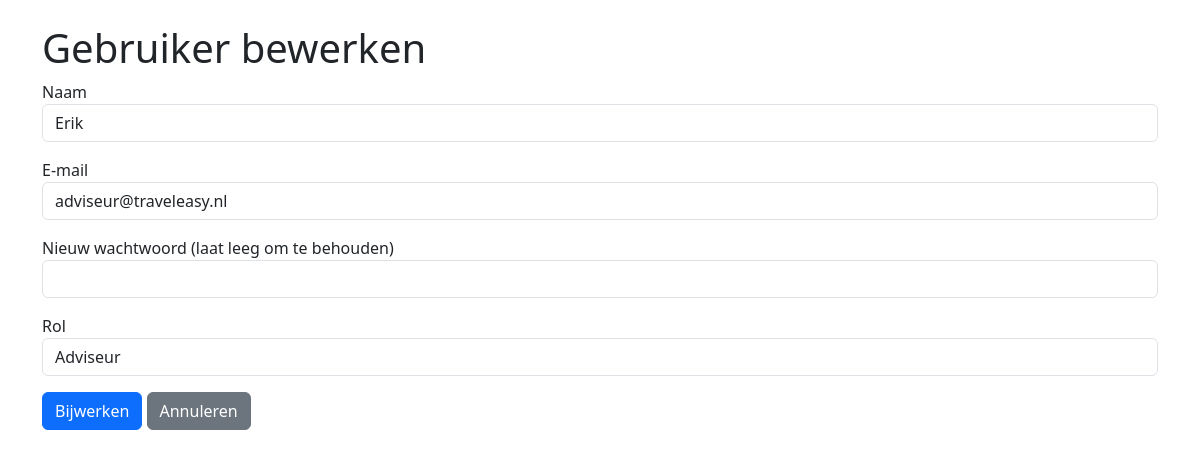
The app's page /users/edit/4 (signed in) with its own data.
### tables this page shows
CREATE TABLE users (
    id INT AUTO_INCREMENT PRIMARY KEY,
    name VARCHAR(100) NOT NULL,
    email VARCHAR(100) NOT NULL UNIQUE,
    password_hash VARCHAR(255) NOT NULL,
    role_id INT NOT NULL,
    created_at TIMESTAMP DEFAULT CURRENT_TIMESTAMP,
    FOREIGN KEY (role_id) REFERENCES roles(id) ON DELETE RESTRICT
);

CREATE TABLE roles (
    id INT AUTO_INCREMENT PRIMARY KEY,
    name VARCHAR(50) NOT NULL UNIQUE
);

### app/Controllers/UserController.php (called while the page is built, shortened)
<?php
require_once __DIR__ . '/../Models/User.php';
class UserController
{
    private $userModel;
    private $pdo;
    public function __construct($pdo)
    {
        $this->pdo = $pdo;
        $this->userModel = new User($pdo);
    }
    public function edit($id)
    {
        $user = $this->userModel->findById($id);
        try {
            $stmt = $this->pdo->query("SELECT id, name FROM roles");
            $roles = $stmt->fetchAll(PDO::FETCH_ASSOC);
        } catch (PDOException $e) {
            error_log("Roles ophalen mislukt: " . $e->getMessage());
            $roles = [];
        }
        require PROJECT_ROOT . 'Views' . DIRECTORY_SEPARATOR . 'users' . DIRECTORY_SEPARATOR . 'edit.php';
    }
}

### public/index.php (called while the page is built, shortened)
<?php
require_once PROJECT_ROOT . 'config' . DIRECTORY_SEPARATOR . 'web.php';

### app/Models/User.php (called while the page is built, shortened)
<?php
class User
{
    private $pdo;
    public function __construct($pdo)
    {
        $this->pdo = $pdo;
    }
    public function findById($id)
    {
        try {
            $stmt = $this->pdo->prepare("SELECT * FROM users WHERE id = :id");
            $stmt->execute(['id' => $id]);
            return $stmt->fetch(PDO::FETCH_ASSOC);
        } catch (PDOException $e) {
            error_log("User::findById error: " . $e->getMessage());
            return false;
        }
    }
}

### Views/users/edit.php (the view, shortened to what this page needs)
<!DOCTYPE html>
<html>
<head>
    <link href="https://cdn.jsdelivr.net/npm/bootstrap@5.3.0/dist/css/bootstrap.min.css" rel="stylesheet">
</head>
<body>
<div class="container mt-4">
    <h1>Gebruiker bewerken</h1>
    <form method="POST" action="/users/edit/<?= $user['id'] ?>">
        <div class="mb-3"><label>Naam</label><input type="text" name="name" class="form-control" value="<?= $_SESSION['old_input']['name'] ?? $user['name'] ?>" required></div>
        <div class="mb-3"><label>E-mail</label><input type="email" name="email" class="form-control" value="<?= $_SESSION['old_input']['email'] ?? $user['email'] ?>" required></div>
        <div class="mb-3"><label>Nieuw wachtwoord (laat leeg om te behouden)</label><input type="password" name="password" class="form-control"></div>
        <div class="mb-3"><label>Rol</label><select name="role_id" class="form-control" required>
            <?php foreach ($roles as $role): ?>
                <option value="<?= $role['id'] ?>" <?= ($role['id'] == $user['role_id']) ? 'selected' : '' ?>><?= htmlspecialchars($role['name']) ?></option>
            <?php endforeach; ?>
        </select></div>
        <button type="submit" class="btn btn-primary">Bijwerken</button>
        <a href="/users" class="btn btn-secondary">Annuleren</a>
    </form>
</div>
</body>
</html>

### records on screen
users: name "Erik", email "adviseur@traveleasy.nl", role_id "Adviseur"
